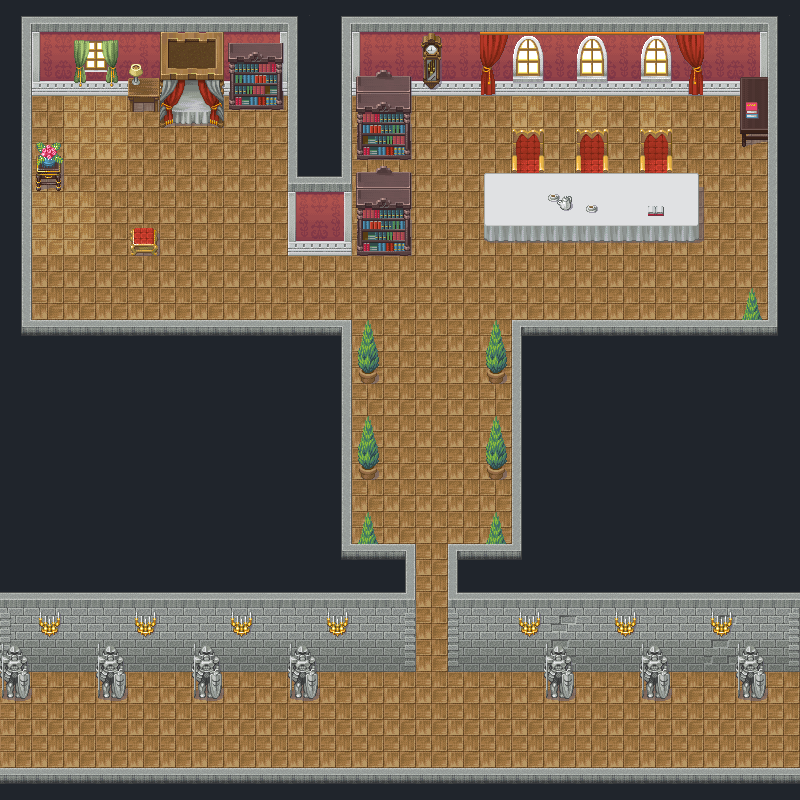

A level layout from a 2D game, rendered from its tile map. Below: a short description, then the map file with its tile-grid data intact:
An orthogonal 25x25 tile map with 32x32 px tiles, 3 tile layers (1, 2, 3), 2 tilesets and 1 object (spawn_player).

<map version="1.10" tiledversion="1.12.1" orientation="orthogonal" renderorder="right-down" width="25" height="25" tilewidth="32" tileheight="32" infinite="0" nextlayerid="7" nextobjectid="4">
 <editorsettings>
  <export target="../../maps/00-castel.tmj" format="json" />
 </editorsettings>
 <tileset firstgid="1" source="../tiles/02-castel.tsx" />
 <tileset firstgid="201" source="../tiles/01-wall.tsx" />
 <group id="5" name="Sprites">
  <objectgroup id="6" name="player">
   <object id="3" name="spawn_player" x="32" y="704" width="32" height="32" />
  </objectgroup>
 </group>
 <group id="2" name="Layers">
  <layer id="1" name="1" width="25" height="25">
   <data encoding="csv">
209,217,217,217,217,217,217,217,217,210,209,217,217,217,217,217,217,217,217,217,217,217,217,217,210,
213,33,34,34,34,34,34,34,35,211,213,33,34,34,34,34,34,34,34,34,34,34,34,35,211,
213,41,42,42,42,42,42,42,43,211,213,41,42,42,42,42,42,42,42,42,42,42,42,43,211,
213,12,11,11,12,12,12,12,12,211,213,12,12,12,12,12,11,12,11,12,11,12,12,12,211,
213,12,11,11,12,12,12,12,12,211,213,12,12,12,12,12,11,12,11,12,11,12,12,12,211,
213,12,12,12,12,12,12,12,12,216,218,12,12,12,12,12,12,12,12,12,12,12,12,12,211,
213,11,11,12,12,12,12,12,12,33,35,12,12,12,12,12,12,12,12,12,12,12,12,12,211,
213,11,11,12,12,12,12,12,12,41,43,12,12,12,12,12,12,12,12,12,12,12,12,12,211,
213,12,12,12,12,12,12,12,12,12,12,12,12,12,12,12,12,12,12,12,12,12,12,12,211,
213,12,12,12,12,12,12,12,12,12,12,12,12,12,12,12,12,12,12,12,12,12,12,12,211,
205,207,207,207,207,207,207,207,207,207,208,12,12,12,12,12,206,207,207,207,207,207,207,207,204,
212,212,212,212,212,212,212,212,212,212,213,12,12,12,12,12,211,212,212,212,212,212,212,212,212,
212,212,212,212,212,212,212,212,212,212,213,12,12,12,12,12,211,212,212,212,212,212,212,212,212,
212,212,212,212,212,212,212,212,212,212,213,12,12,12,12,12,211,212,212,212,212,212,212,212,212,
212,212,212,212,212,212,212,212,212,212,213,12,12,12,12,12,211,212,212,212,212,212,212,212,212,
212,212,212,212,212,212,212,212,212,212,213,12,12,12,12,12,211,212,212,212,212,212,212,212,212,
212,212,212,212,212,212,212,212,212,212,213,12,12,12,12,12,211,212,212,212,212,212,212,212,212,
212,212,212,212,212,212,212,212,212,212,205,165,208,12,206,165,204,212,212,212,212,212,212,212,212,
217,217,217,217,217,217,217,217,217,217,217,217,218,12,216,217,217,217,217,217,217,217,217,217,217,
49,50,50,50,50,50,50,50,50,50,50,50,51,12,49,50,50,55,50,50,50,50,55,50,51,
57,58,58,58,58,58,58,58,58,58,58,58,59,12,57,58,58,63,58,58,58,58,63,58,59,
12,12,12,12,12,12,12,12,12,12,12,12,12,12,12,12,12,12,12,12,12,12,12,12,12,
12,12,12,12,12,12,12,12,12,12,12,12,12,12,12,12,12,12,12,12,12,12,12,12,12,
12,12,12,12,12,12,12,12,12,12,12,12,12,12,12,12,12,12,12,12,12,12,12,12,12,
207,207,207,207,207,207,207,207,207,207,207,207,207,207,207,207,207,207,207,207,207,207,207,207,207
</data>
  </layer>
  <layer id="3" name="2" width="25" height="25">
   <data encoding="csv">
0,0,0,0,0,0,0,0,0,0,0,0,0,0,0,0,0,0,0,0,0,0,0,0,0,
0,0,7,8,0,111,112,131,132,0,0,0,0,125,0,84,24,85,24,85,24,86,0,0,0,
0,0,15,16,152,119,120,139,140,0,0,129,130,133,0,92,32,0,32,0,32,94,0,65,0,
0,0,0,0,151,127,128,147,148,0,0,137,138,0,0,0,0,0,0,0,0,0,0,73,0,
0,158,0,0,0,0,0,0,0,0,0,145,146,0,0,0,72,0,72,0,72,0,0,81,0,
0,166,0,0,0,0,0,0,0,0,0,129,130,0,0,89,80,90,80,90,80,91,0,0,0,
0,0,0,0,0,0,0,0,0,0,0,137,138,0,0,97,98,98,98,98,98,99,0,0,0,
0,0,0,0,79,0,0,0,0,0,0,145,146,0,0,105,106,106,106,106,106,107,0,0,0,
0,0,0,0,0,0,0,0,0,0,0,0,0,0,0,0,0,0,0,0,0,0,0,0,0,
0,0,0,0,0,0,0,0,0,0,0,0,0,0,0,0,0,0,0,0,0,0,0,157,0,
0,0,0,0,0,0,0,0,0,0,0,157,0,0,0,157,0,0,0,0,0,0,0,0,0,
0,0,0,0,0,0,0,0,0,0,0,165,0,0,0,165,0,0,0,0,0,0,0,0,0,
0,0,0,0,0,0,0,0,0,0,0,0,0,0,0,0,0,0,0,0,0,0,0,0,0,
0,0,0,0,0,0,0,0,0,0,0,157,0,0,0,157,0,0,0,0,0,0,0,0,0,
0,0,0,0,0,0,0,0,0,0,0,165,0,0,0,165,0,0,0,0,0,0,0,0,0,
0,0,0,0,0,0,0,0,0,0,0,0,0,0,0,0,0,0,0,0,0,0,0,0,0,
0,0,0,0,0,0,0,0,0,0,0,157,0,0,0,157,0,0,0,0,0,0,0,0,0,
0,0,0,0,0,0,0,0,0,0,0,207,0,0,0,207,0,0,0,0,0,0,0,0,0,
0,0,0,0,0,0,0,0,0,0,0,0,0,0,0,0,0,0,0,0,0,0,0,0,0,
0,108,0,0,108,0,0,108,0,0,108,0,0,0,0,0,108,0,0,108,0,0,108,0,0,
160,0,0,160,0,0,160,0,0,160,0,0,0,0,0,0,0,160,0,0,160,0,0,160,0,
168,0,0,168,0,0,168,0,0,168,0,0,0,0,0,0,0,168,0,0,168,0,0,168,0,
0,0,0,0,0,0,0,0,0,0,0,0,0,0,0,0,0,0,0,0,0,0,0,0,0,
0,0,0,0,0,0,0,0,0,0,0,0,0,0,0,0,0,0,0,0,0,0,0,0,0,
0,0,0,0,0,0,0,0,0,0,0,0,0,0,0,0,0,0,0,0,0,0,0,0,0
</data>
  </layer>
  <layer id="4" name="3" width="25" height="25">
   <data encoding="csv">
0,0,0,0,0,0,0,0,0,0,0,0,0,0,0,0,0,0,0,0,0,0,0,0,0,
0,0,0,0,0,0,0,0,0,0,0,0,0,0,0,0,85,0,85,0,85,0,0,0,0,
0,0,0,0,0,0,0,0,0,0,0,0,0,0,0,0,0,0,0,0,0,0,0,0,0,
0,0,0,0,0,0,0,0,0,0,0,0,0,0,0,0,0,0,0,0,0,0,0,136,0,
0,0,0,0,0,0,0,0,0,0,0,0,0,0,0,0,0,0,0,0,0,0,0,0,0,
0,0,0,0,0,0,0,0,0,0,0,0,0,0,0,0,90,0,90,0,90,0,0,0,0,
0,0,0,0,0,0,0,0,0,0,0,0,0,0,0,0,0,103,104,0,109,0,0,0,0,
0,0,0,0,0,0,0,0,0,0,0,0,0,0,0,0,0,0,0,0,0,0,0,0,0,
0,0,0,0,0,0,0,0,0,0,0,0,0,0,0,0,0,0,0,0,0,0,0,0,0,
0,0,0,0,0,0,0,0,0,0,0,0,0,0,0,0,0,0,0,0,0,0,0,0,0,
0,0,0,0,0,0,0,0,0,0,0,0,0,0,0,0,0,0,0,0,0,0,0,0,0,
0,0,0,0,0,0,0,0,0,0,0,0,0,0,0,0,0,0,0,0,0,0,0,0,0,
0,0,0,0,0,0,0,0,0,0,0,0,0,0,0,0,0,0,0,0,0,0,0,0,0,
0,0,0,0,0,0,0,0,0,0,0,0,0,0,0,0,0,0,0,0,0,0,0,0,0,
0,0,0,0,0,0,0,0,0,0,0,0,0,0,0,0,0,0,0,0,0,0,0,0,0,
0,0,0,0,0,0,0,0,0,0,0,0,0,0,0,0,0,0,0,0,0,0,0,0,0,
0,0,0,0,0,0,0,0,0,0,0,0,0,0,0,0,0,0,0,0,0,0,0,0,0,
0,0,0,0,0,0,0,0,0,0,0,0,0,0,0,0,0,0,0,0,0,0,0,0,0,
0,0,0,0,0,0,0,0,0,0,0,0,0,0,0,0,0,0,0,0,0,0,0,0,0,
0,0,0,0,0,0,0,0,0,0,0,0,0,0,0,0,0,0,0,0,0,0,0,0,0,
0,0,0,0,0,0,0,0,0,0,0,0,0,0,0,0,0,0,0,0,0,0,0,0,0,
0,0,0,0,0,0,0,0,0,0,0,0,0,0,0,0,0,0,0,0,0,0,0,0,0,
0,0,0,0,0,0,0,0,0,0,0,0,0,0,0,0,0,0,0,0,0,0,0,0,0,
0,0,0,0,0,0,0,0,0,0,0,0,0,0,0,0,0,0,0,0,0,0,0,0,0,
0,0,0,0,0,0,0,0,0,0,0,0,0,0,0,0,0,0,0,0,0,0,0,0,0
</data>
  </layer>
 </group>
</map>
